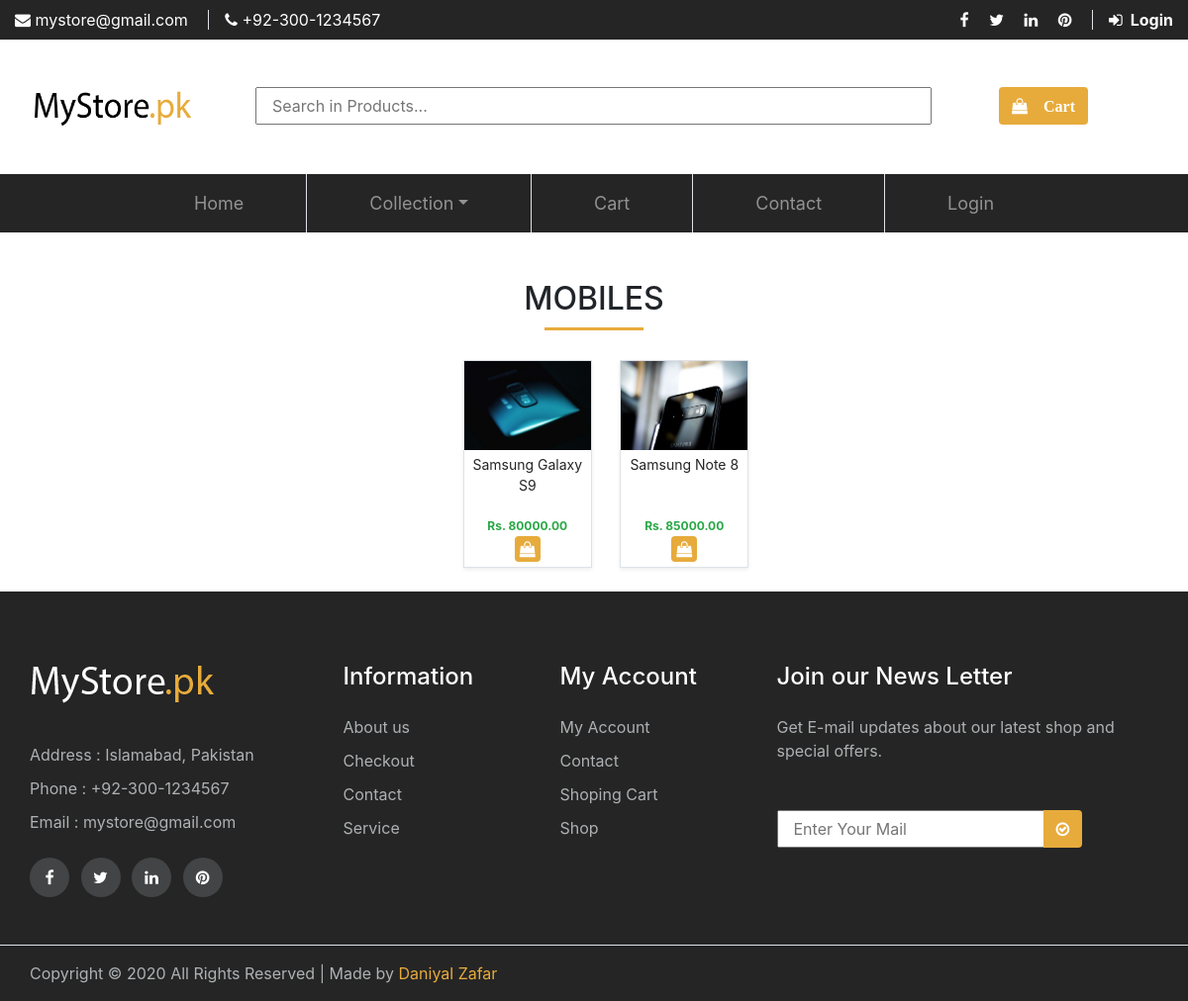
/mobiles.php, run on the app's committed database.
### tables this page shows
CREATE TABLE `product` (
  `pid` int(10) NOT NULL,
  `pname` varchar(30) NOT NULL,
  `pcategory` int(10) NOT NULL,
  `pprice` double(10,2) NOT NULL,
  `psprice` double(10,2) DEFAULT NULL,
  `pquantity` int(10) NOT NULL,
  `pfeatured` int(20) NOT NULL,
  `psdescription` varchar(50) NOT NULL,
  `pldescription` text NOT NULL,
  `pmain_image` varchar(50) NOT NULL,
  `gallery_images` varchar(1000) NOT NULL
);

### mobiles.php (the view, shortened to what this page needs)
<!DOCTYPE html>
<html lang="en">
<head>
    <?php include_once "./links.php" ?>
</head>
<body>
    <?php include_once "./header.php" ?>
    <div class="insta-heading">
                <h2 class="text-center mt-5">MOBILES</h2>
            </div>
    <section class="products">
        <div class="container text-center">
            <div class="products-display">
                <?php
                include 'config.php';
                $sql = "SELECT * FROM product JOIN productcategory WHERE product.pcategory = 2 group by pid";
                $result = mysqli_query($conn, $sql) or die("Query Unsuccessful !");
                if (mysqli_num_rows($result) > 0) {
                    while ($row = mysqli_fetch_assoc($result)) {
                ?>
                        <div class="shop_card border shadow-sm ml-md-4 mb-4 d-inline-block">
                            <form action="savetoCart.php" id="cartform" class="form cart" method="POST" enctype="multipart/form-data">
                                <?php echo '<img class"img-fluid img-thumbnail" src="uploaded_Files/' . $row['pmain_image'] . '" ">' ?>
                                <div class="shop_card-body p-1">
                                    <div class="title">
                                        <a href="showProduct.php?id=<?php echo $row['pid']; ?>" class="shop_card-title m-0"><?php echo $row['pname']; ?></a>
                                    </div>
                                    <div class="d-block">
                                        <?php
                                        if ($row['pfeatured'] != 3) {
                                        ?>
                                            <p class="shop_card-text m-0 secondary-color"><?php echo "Rs. " . $row['pprice']; ?></p>
                                        <?php
                                        } else {
                                        ?>
                                            <p class="shop_card-text m-0 text-success"><?php echo "Rs. " . $row['psprice']; ?></p>
                                        <?php
                                        }
                                        ?>
                                        <button type="submit" class="btn shop_card-btn py-0 px-1"><i class="fa fa-shopping-bag text-white" aria-hidden="true"></i></button>
                                    </div>
                                </div>
                            </form>
                        </div>
                <?php
                    }
                }
                ?>
            </div>
        </div>
    </section>
    <?php include_once "./footer.php" ?>
</body>
</html>

### links.php (shortened to what this page needs)
<link rel="stylesheet" href="https://cdnjs.cloudflare.com/ajax/libs/font-awesome/4.7.0/css/font-awesome.min.css">
<link rel="stylesheet" href="bootstrap.css">
<link rel="stylesheet" href="style.css">
<link rel="stylesheet" href="responsive.css">
<link rel="stylesheet" href="https://cdnjs.cloudflare.com/ajax/libs/OwlCarousel2/2.3.4/assets/owl.carousel.min.css">

### header.php (shortened to what this page needs)
<header class="header-section">
    <div class="header-top primary-bg-color p-0" id="top-header">
        <div class="container p-0">
            <div class="row text-white py-2">
                <div class="col-6 text-left p-0">
                    <div class="mail d-inline p-0 mr-3">
                        <i class="fa fa-envelope" aria-hidden="true"></i>
                        mystore@gmail.com
                    </div>
                    <div class="number d-inline pl-3 border-left  ">
                        <i class="fa fa-phone" aria-hidden="true"></i>
                        +92-300-1234567
                    </div>
                </div>
                <div class="col-6 text-right p-0">
                    <div class="sociallinks d-inline border-right">
                        <a href="https://www.facebook.com/" target="_blank" class="px-2 text-white"><i class="fa fa-facebook" aria-hidden="true"></i></a>
                        <a href="https://twitter.com/" target="_blank" class="px-2 text-white"><i class="fa fa-twitter" aria-hidden="true"></i></a>
                        <a href="https://pk.linkedin.com/" target="_blank" class="px-2 text-white"><i class="fa fa-linkedin" aria-hidden="true"></i></a>
                        <a href="https://www.pinterest.com/" target="_blank" class="pl-2 pr-3 text-white"><i class="fa fa-pinterest" aria-hidden="true"></i></a>
                    </div>
                    <div class="login d-inline ml-3">
                        <?php
                        if (!isset($_SESSION["email"]) && !isset($_SESSION["admin"])) {
                            echo '<a href="login.php" class="signin"><i class="fa fa-sign-in mr-2" aria-hidden="true"></i>Login</a>';
                        } else {
                            echo '<a href="logout.php" class="signout"><i class="fa fa-sign-out" aria-hidden="true"></i>Logout</a>';
                        }
                        ?>
                    </div>
                </div>
            </div>
        </div>
    </div>
    <div class="container p-0">
        <div class="inner-header">
            <div class="row">
                <div class="col-md-2 logo pb-md-5 pt-5 mr-md-5 text-center">
                    <a href="./index.php">
                        <img src="./pics/logo.png" alt="MyStore.pk">
                    </a>
                </div>
                <div class="col-md-7 p-0">
                    <form action="search_product.php" id="search" class="form search" method="POST" enctype="multipart/form-data">
                        <div class="search input-group py-5 mx-auto" id="search-section">
                            <input class="search-text w-100" type="text" name="search" id="searchbar" placeholder="Search in Products...">
                        </div>
                    </form>
                </div>
                <div class="col-md-2 p-0" id="header-cart-btn">
                    <ul class="cart list-unstyled py-5 text-center m-0">
                        <li class="d-inline ml-5">
                            <a href="cart.php" class="btn secondary-bg-color text-white card-btn mr-3"><i class="fa fa-shopping-bag" aria-hidden="true"><span class="ml-3 font-weight-bolder">Cart</span></i></a>
                        </li>
                    </ul>
                </div>
            </div>
        </div>
    </div>
    <nav class="navbar  navbar-dark navbar-expand-lg primary-bg-color p-0">
        <div class="container p-0">
            <div class="collapse navbar-collapse" id="navbarSupportedContent">
                <ul class="navbar-nav nav justify-content-center mx-auto">
                    <li class="nav-item border-right"><a href="./index.php" class="nav-link nav-padding">Home</a>
                    </li>
                    <li class="nav-item border-right dropdown">
                        <a href="./shop.php" class="nav-link nav-padding dropdown-toggle" data-toggle="dropdown">Collection</a>
                    </li>
                    <li class="nav-item border-right"><a href="./cart.php" class="nav-link nav-padding">Cart</a></li>
                    <li class="nav-item border-right"><a href="./contact.php" class="nav-link nav-padding">Contact</a></li>
                    <?php
                    if (!isset($_SESSION["email"]) && !isset($_SESSION["admin"])) {
                        echo '<li class="nav-item"><a href="login.php" class="nav-link nav-padding">Login</a></li>';
                    } elseif (isset($_SESSION["admin"])) {
                        echo '<li class="nav-item"><a href="profile_admin.php" class="nav-link nav-padding">ADMIN</a></li>';
                    } elseif (isset($_SESSION["email"])) {
                        echo '<li class="nav-item"><a href="profile_customer.php" class="nav-link nav-padding">Hello <b>' . $_SESSION["name"] . ' !</b></a></li>';
                    }
                    ?>
                </ul>
            </div>
        </div>
    </nav>
</header>

### footer.php
<footer class="footer-section primary-bg-color">
        <div class="container p-md-0 p-5">
            <div class="row">
                <div class="col-lg-3 col-md-5 my-sm-5">
                    <div class="footer-left">
                        <div class="footer-logo">
                            <a href="./index.html">
                                <img src="./pics/white-logo.png" alt="">
                            </a>
                        </div>
                        <ul class="about-info list-unstyled">
                            <li>Address : Islamabad, Pakistan</li>
                            <li>Phone : +92-300-1234567</li>
                            <li>Email : mystore@gmail.com</li>
                        </ul>
                        <div class="footer-social mt-sm-4">
                            <a href="" class=" text-white footer-social-icon"><i class="fa fa-facebook" aria-hidden="true"></i></a>
                            <a href="" class=" text-white footer-social-icon"><i class="fa fa-twitter" aria-hidden="true"></i></a>
                            <a href="" class=" text-white footer-social-icon"><i class="fa fa-linkedin" aria-hidden="true"></i></a>
                            <a href="" class="text-white footer-social-icon"><i class="fa fa-pinterest" aria-hidden="true"></i></a>
                        </div>
                    </div>
                </div>
                <div class="col-lg-2 col-md-5 my-md-5 ml-md-4" id="information">
                    <div class="footer-widget">
                        <h4 class="my-4">Information</h4>
                        <ul class="list-unstyled">
                            <li>About us</li>
                            <li>Checkout</li>
                            <li>Contact</li>
                            <li>Service</li>
                        </ul>
                    </div>
                </div>
                <div class="col-lg-2 col-md-5 my-md-5 ml-lg-4">
                    <div class="footer-widget">
                        <h4 class="my-4">My Account</h4>
                        <ul class="list-unstyled">
                            <li>My Account</li>
                            <li>Contact</li>
                            <li>Shoping Cart</li>
                            <li>Shop</li>
                        </ul>
                    </div>
                </div>
                <div class="col-lg-4 col-md-5 my-md-5 ml-md-4">
                    <div class="newsletter">
                        <h4 class="my-4">Join our News Letter</h4>
                        <p>Get E-mail updates about our latest shop and special offers.</p>
                        <div class="news-form input-group mt-sm-5 mb-5">
                            <input class="search-text w-75 " type="text" name="" id="footerMail" placeholder="Enter Your Mail">
                            <div class="input-group-append ">
                                <a href="" class="btn secondary-bg-color text-white">
                                    <i class="fa fa-check-circle-o" aria-hidden="true"></i>
                                </a>
                            </div>
                        </div>
                    </div>
                </div>
            </div>
        </div>
        <div class="rights border-top">
            <div class="container">
                <div class="row">
                    <div class="text my-3 p-3 p-md-0">
                        Copyright &#169 2020 All Rights Reserved | Made by <a class="secondary-color" href="">Daniyal
                            Zafar</a>
                    </div>
                </div>
            </div>
        </div>
    </footer>

### style.css (style rules this page uses)
html,body { margin: 0px; padding: 0px; height: 100%; }
.primary-bg-color { background-color: #252525; }
.secondary-color { color: #e7ab3c; }
.secondary-bg-color { background-color: #e7ab3c; }
.login a { color: white; font-weight: bold; text-decoration: none; }
.logo img { width: 160px; height: 40px; }
.search-text { padding: 5px 15px; }
.nav-padding { margin-top: 8px; margin-bottom: 8px; margin-left: 55px; margin-right: 55px; }
.nav-link { font-size: 18px; }
.shop_card { width: 130px; height: 210px; }
.shop_card img { width: 128px; height: 90px; }
.title { height: 40px; }
.shop_card-title { display: block; text-decoration: none; font-size: 14px; color: #252525; }
.shop_card-body { height: 100px; }
.shop_card-text { font-size: 12px; font-weight: bold; }
.shop_card-btn { background-color: #e7ab3c; }
.insta-heading h2:after { background: #e7ab3c; content: ""; display: block; width: 100px; height: 3px; margin: 10px auto 30px auto; }
.about-info li { color: #aeb1b4; margin-top: 10px; margin-bottom: 10px; }
.footer-left .footer-social a { display: inline-block; height: 40px; width: 40px; background: #434445; color: #ffffff; text-align: center; line-height: 40px; border-radius: 50%; margin-right: 7px; position: relative; z-index: 1; }
.footer-widget h4 { color: white; }
.footer-widget li { color: #aeb1b4; margin-top: 10px; margin-bottom: 10px; }
.newsletter h4 { color: white; }
.newsletter { color: #aeb1b4; }
.rights { color: #aeb1b4; }

### data on the page
product: pmain_image (picture), pname "Samsung Galaxy S9", psprice "80000.00"
product: pmain_image (picture), pname "Samsung Note 8", psprice "85000.00"
